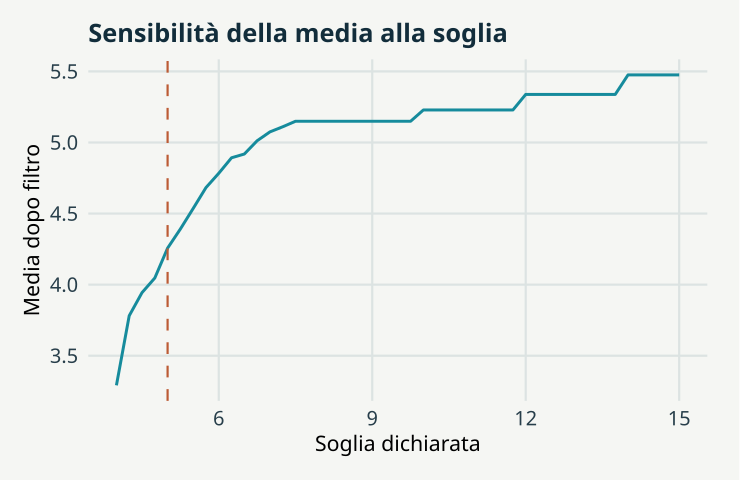

Recreate this plot in R.
# GeoStat Lab — funzioni comuni. R >= 4.3; ggplot2 >= 3.4; jsonlite.
suppressPackageStartupMessages(library(ggplot2))
col_geo <- c('#168B9C','#BC5B35','#7054A4','#A17B19','#227864','#64748B')
theme_set(theme_minimal(base_size=17, base_family='sans') + theme(
  plot.background=element_rect(fill='#F5F6F3',colour=NA),
  panel.background=element_rect(fill='#F5F6F3',colour=NA),
  panel.grid.minor=element_blank(),panel.grid.major=element_line(colour='#DCE3E2'),
  plot.title=element_text(size=19,face='bold',colour='#122D3B'),
  plot.subtitle=element_text(size=13,colour='#405560',margin=margin(b=12)),
  axis.text=element_text(size=15,colour='#273E4A'),axis.title=element_text(size=16),
  legend.position='bottom',legend.title=element_blank(),legend.text=element_text(size=14),
  strip.text=element_text(size=15,face='bold'),plot.margin=margin(18,24,18,18)))
metric <- function(...) data.frame(grandezza=names(c(...)),valore=as.character(c(...)),check.names=FALSE)
f <- function(x,d=3) {out<-formatC(x,digits=d,format='fg');out[!is.finite(x)]<-'Non definito';out}
line_plot <- function(d,x='x',y='y',title='',xl=x,yl=y,group=NULL) {
 p<-ggplot(d,aes(x=.data[[x]],y=.data[[y]]))
 if(is.null(group)) p<-p+geom_line(colour=col_geo[1],linewidth=1.05) else p<-p+aes(colour=.data[[group]],group=.data[[group]])+geom_line(linewidth=1)+scale_colour_manual(values=col_geo)
 p+labs(title=title,x=xl,y=yl)
}
point_plot <- function(d,x='x',y='y',title='',xl=x,yl=y,group=NULL) {
 p<-ggplot(d,aes(x=.data[[x]],y=.data[[y]]))
 if(is.null(group))p<-p+geom_point(colour=col_geo[1],size=2.5,alpha=.8) else p<-p+aes(colour=.data[[group]])+geom_point(size=2.7,alpha=.85)+scale_colour_manual(values=col_geo)
 p+labs(title=title,x=xl,y=yl)
}
hist_plot<-function(x,title='',xl='Valore',bins=20)ggplot(data.frame(x=x),aes(x))+geom_histogram(bins=bins,fill=col_geo[1],colour='#F5F6F3')+labs(title=title,x=xl,y='Frequenza')
bar_plot<-function(d,x='gruppo',y='valore',title='',yl='Valore')ggplot(d,aes(x=.data[[x]],y=.data[[y]],fill=.data[[x]]))+geom_col(width=.65)+scale_fill_manual(values=rep(col_geo,length.out=length(unique(d[[x]])) ))+guides(fill='none')+labs(title=title,x=NULL,y=yl)
map_plot<-function(d,z='z',title='',xl='Est [km]',yl='Nord [km]')ggplot(d,aes(x,y,fill=.data[[z]]))+geom_raster()+coord_equal()+scale_fill_gradientn(colours=c('#153F56','#298C9C','#B8CDB2','#F1D889','#AD542F'))+labs(title=title,x=xl,y=yl)
acf_data<-function(x,lag=20){a<-acf(x,lag.max=min(lag,length(x)-1),plot=FALSE);data.frame(x=as.vector(a$lag)[-1],y=as.vector(a$acf)[-1])}
# AR(1), distribuzione marginale stazionaria N(0, 1).
ar_series<-function(n,rho){x<-numeric(n);x[1]<-rnorm(1);for(i in 2:n)x[i]<-rho*x[i-1]+sqrt(1-rho^2)*rnorm(1);x}
# Distanze euclidee in unità metriche già dichiarate; nessuna conversione implicita di CRS.
dist_cross<-function(a,b)sqrt(outer(a[,1],b[,1],'-')^2+outer(a[,2],b[,2],'-')^2)
# Predittore IDW: i punti coincidenti ricevono esattamente il valore osservato.
idw<-function(xy,z,new,power=2){dd<-dist_cross(new,xy);apply(dd,1,function(d)if(any(d<1e-10))mean(z[d<1e-10])else weighted.mean(z,d^(-power)))}
# CART didattico binario: divisioni assiali che minimizzano l'impurità di Gini.
cart_fit<-function(x,y,depth=2,minleaf=4){
 node<-list(p=mean(y),n=length(y));if(depth<1||length(unique(y))<2||length(y)<2*minleaf)return(node)
 best<-Inf
 for(j in seq_len(ncol(x))){v<-sort(unique(x[,j])); if(length(v)<2)next
  for(cut in (head(v,-1)+tail(v,-1))/2){left<-x[,j]<=cut;nl<-sum(left);nr<-sum(!left);if(min(nl,nr)<minleaf)next
   score<-nl*mean(y[left])*(1-mean(y[left]))+nr*mean(y[!left])*(1-mean(y[!left]))
   if(score<best){best<-score;node$j<-j;node$cut<-cut;split<-left}
  }
 }
 if(is.finite(best)){node$left<-cart_fit(x[split,,drop=FALSE],y[split],depth-1,minleaf);node$right<-cart_fit(x[!split,,drop=FALSE],y[!split],depth-1,minleaf)};node
}
cart_predict<-function(tree,x)apply(x,1,function(row){t<-tree;while(!is.null(t$j))t<-if(row[t$j]<=t$cut)t$left else t$right;t$p})

p <- list(cut = 5, seed = 17)
set.seed(p$seed)
x <- c(rnorm(60, 5, 1), 10, 12, 14)

cuts <- seq(4, 15, 0.25)

means <- sapply(cuts, function(c) mean(x[x <= c]))

data <- data.frame(x = cuts, y = means)

plots <- list(line_plot(data, title = "Sensibilità della media alla soglia", xl = "Soglia dichiarata", 
    yl = "Media dopo filtro") + geom_vline(xintercept = p$cut, linetype = 2, colour = col_geo[2]))

metrics <- metric(`Soglia corrente` = p$cut, `Media corrente` = if (any(x <= p$cut)) f(mean(x[x <= 
    p$cut])) else "Nessuna osservazione ammessa", `Osservazioni incluse` = sum(x <= p$cut))
print(metrics,row.names=FALSE)
ggplot2::ggsave('m15-provenienza-B.svg',plots[[1]],device=svglite::svglite,width=7.7,height=5.0,bg='#F8F6F1')
